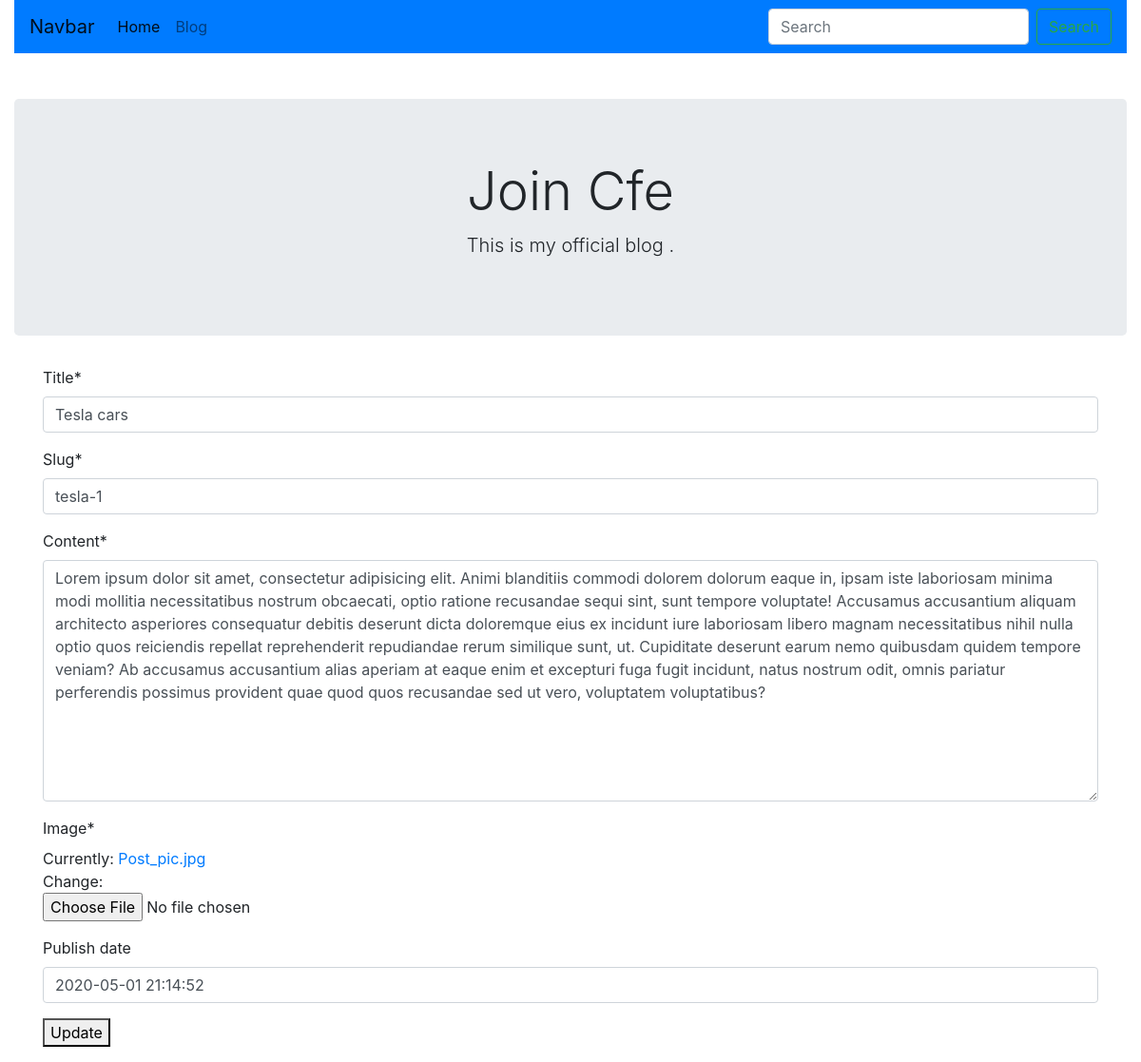
/blog/tesla-1/update/ (signed in), run on the app's committed database.
### coding/models.py (models this page shows, shortened)
class BlogPost(models.Model):
    user = models.ForeignKey(User, default=1, null=True, on_delete=models.SET_NULL)
    title = models.CharField(max_length=200)
    content = models.TextField()
    slug = models.SlugField(unique=True)
    category = models.CharField(max_length=3, default=1, choices=choices)
    image = models.ImageField(default='Post_pic.jpg', upload_to='Blog_image',width_field="width_field",
            height_field="height_field")
    width_field = models.IntegerField(default=1)
    height_field = models.IntegerField(default=1)
    updated = models.DateTimeField(auto_now=True)
    timestamp = models.DateTimeField(auto_now_add=True)
    publish_date = models.DateTimeField(auto_now=False, auto_now_add=False, null=True, blank=True)
    view_count = models.IntegerField(default=0)
    like = models.ManyToManyField(User,related_name='post_like',blank=True,through=BlogPostLike)
    unlike = models.ManyToManyField(User,related_name='post_unlike',blank=True,through=BlogPostUnlike)
    objects = BlogPostManager()
    class Meta:
        ordering = ['-publish_date', '-updated', '-timestamp']

### coding/views.py (the view)
# urls.py: path('<str:slug>/update/', blog_update_view, name='blog_update'),
@staff_member_required
def blog_update_view(request, slug):
    print('Django says:', request.method, request.path, request.user)
    obj = get_object_or_404(BlogPost, slug=slug)
    form = BlogPostModelForm(request.POST or None, instance=obj)
    if form.is_valid():
        form.save()
        return redirect('blog:blog_list')
    context = {'post': obj, 'form': form, 'title': f'Update {obj.title}'}
    return render(request, 'coding/update.html', context)

### coding/forms.py (shortened to what this page needs)
class BlogPostModelForm(forms.ModelForm):
    title = forms.CharField(max_length=200)
    class Meta:
        model = BlogPost
        fields = ['title', 'slug', 'content', 'image', 'publish_date']

### coding/models.py (called while the page is built)
    def get_queryset(self):
        return BlogPostQueryset(self.model, using=self._db)

### coding/templates/coding/update.html (shortened to what this page needs)
{% extends 'coding/base.html' %}
{% load crispy_forms_filters %}
{% load static %}
{% block content %}
<div class="container">
    <div class="row">
        <div class="col">
    <form action="" method="post" enctype="multipart/form-data">
    {{ form|crispy }}
    <button type="submit">Update</button>
    </form>
        </div>
    </div>
</div>
{% endblock content %}

### data on the page
BlogPost: title "Tesla cars", slug "tesla-1", content "Lorem ipsum dolor sit amet, consectetur adipisicing elit. Animi blanditiis commodi dolorem dolorum eaque in, ipsam iste laboriosam minima modi mollitia necessitatibus nostrum obcaecati, optio ratione recusandae sequi sint, sunt tempore voluptate! Accusamus accusantium aliquam architecto asperiores consequatur debitis deserunt dicta doloremque eius ex incidunt iure laboriosam libero magnam necessitatibus nihil nulla optio quos reiciendis repellat reprehenderit repudiandae rerum similique sunt, ut. Cupiditate deserunt earum nemo quibusdam quidem tempore veniam? Ab accusamus accusantium alias aperiam at eaque enim et excepturi fuga fugit incidunt, natus nostrum odit, omnis pariatur perferendis…", publish_date "2020-05-01 21:14:52"
